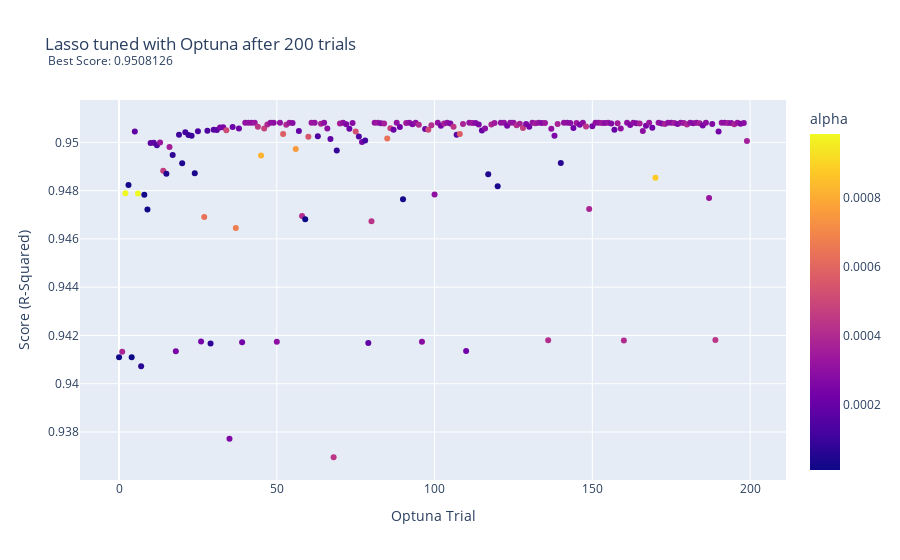

Write notebook code for a chart like this one.
### Code cell
fig = px.scatter(optuna_lasso,
                 x="Trial", 
                 y="Score", 
                 hover_data=['Parameters'],
                 color = 'alpha',
                labels = {'Trial': 'Optuna Trial', 'Score': 'Score (R-Squared)'},
                title = 'Lasso tuned with Optuna after 200 trials  <br><sup> Best Score: 0.9508126</sup>')

fig.update_layout(
    hoverlabel=dict(
        bgcolor="white",
        font_size=8,
        font_family="Rockwell"
    )
)

fig.show()

fig.write_image("images/lasso_optuna_alpha.png")

### Figure 1 — Plotly figure (JSON) as saved in the notebook; plotly's stock layout.template omitted (floating-point values rounded to 4 significant figures; data arrays with more than 128 entries replaced by an {"elided": "..."} marker saying what was removed)
{"data": [{"customdata": {"elided": "200 rows, 1566 mixed values in total"}, "hovertemplate": "Optuna Trial=%{x}<br>Score (R-Squared)=%{y}<br>Parameters=%{customdata[0]}<br>alpha=%{marker.color}<extra></extra>", "legendgroup": "", "marker": {"color": {"elided": "200 float values"}, "coloraxis": "coloraxis", "symbol": "circle"}, "mode": "markers", "name": "", "orientation": "v", "showlegend": false, "type": "scatter", "x": {"elided": "200 int values"}, "xaxis": "x", "y": {"elided": "200 float values"}, "yaxis": "y"}], "layout": {"coloraxis": {"colorbar": {"title": {"text": "alpha"}}, "colorscale": [[0, "#0d0887"], [0.1111, "#46039f"], [0.2222, "#7201a8"], [0.3333, "#9c179e"], [0.4444, "#bd3786"], [0.5556, "#d8576b"], [0.6667, "#ed7953"], [0.7778, "#fb9f3a"], [0.8889, "#fdca26"], [1, "#f0f921"]]}, "hoverlabel": {"bgcolor": "white", "font": {"family": "Rockwell", "size": 8}}, "legend": {"tracegroupgap": 0}, "title": {"text": "Lasso tuned with Optuna after 200 trials  <br><sup> Best Score: 0.9508126</sup>"}, "xaxis": {"anchor": "y", "domain": [0, 1], "title": {"text": "Optuna Trial"}}, "yaxis": {"anchor": "x", "domain": [0, 1], "title": {"text": "Score (R-Squared)"}}}}
